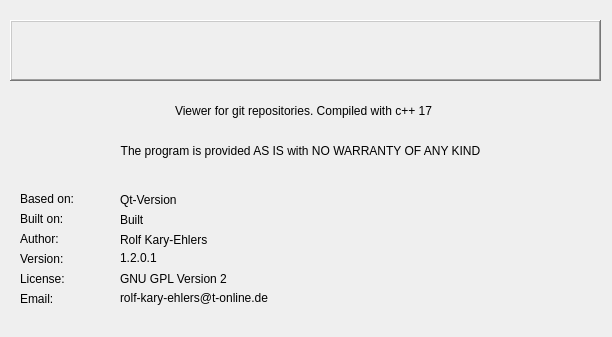
<?xml version="1.0" encoding="UTF-8"?>
<ui version="4.0">
 <class>AboutDlg</class>
 <widget class="QDialog" name="AboutDlg">
  <property name="geometry">
   <rect>
    <x>0</x>
    <y>0</y>
    <width>612</width>
    <height>337</height>
   </rect>
  </property>
  <property name="windowTitle">
   <string>Dialog</string>
  </property>
  <widget class="QLabel" name="labelAuthor">
   <property name="geometry">
    <rect>
     <x>20</x>
     <y>230</y>
     <width>71</width>
     <height>17</height>
    </rect>
   </property>
   <property name="text">
    <string>Author:</string>
   </property>
  </widget>
  <widget class="QLabel" name="textAuthor">
   <property name="geometry">
    <rect>
     <x>120</x>
     <y>230</y>
     <width>471</width>
     <height>20</height>
    </rect>
   </property>
   <property name="text">
    <string>Rolf Kary-Ehlers</string>
   </property>
  </widget>
  <widget class="QLabel" name="labelVersion">
   <property name="geometry">
    <rect>
     <x>20</x>
     <y>250</y>
     <width>81</width>
     <height>17</height>
    </rect>
   </property>
   <property name="text">
    <string>Version:</string>
   </property>
  </widget>
  <widget class="QLabel" name="textVersion">
   <property name="geometry">
    <rect>
     <x>120</x>
     <y>250</y>
     <width>471</width>
     <height>16</height>
    </rect>
   </property>
   <property name="text">
    <string>1.2.0.1</string>
   </property>
  </widget>
  <widget class="QLabel" name="labelLicense">
   <property name="geometry">
    <rect>
     <x>20</x>
     <y>270</y>
     <width>81</width>
     <height>17</height>
    </rect>
   </property>
   <property name="text">
    <string>License:</string>
   </property>
  </widget>
  <widget class="QLabel" name="textLicense">
   <property name="geometry">
    <rect>
     <x>120</x>
     <y>270</y>
     <width>471</width>
     <height>17</height>
    </rect>
   </property>
   <property name="text">
    <string>GNU GPL Version 2</string>
   </property>
  </widget>
  <widget class="QLabel" name="labelTitle">
   <property name="geometry">
    <rect>
     <x>10</x>
     <y>20</y>
     <width>591</width>
     <height>61</height>
    </rect>
   </property>
   <property name="font">
    <font>
     <family>Comic Sans MS</family>
     <pointsize>18</pointsize>
     <weight>75</weight>
     <italic>true</italic>
     <bold>true</bold>
    </font>
   </property>
   <property name="frameShape">
    <enum>QFrame::WinPanel</enum>
   </property>
   <property name="frameShadow">
    <enum>QFrame::Raised</enum>
   </property>
   <property name="text">
    <string/>
   </property>
   <property name="alignment">
    <set>Qt::AlignCenter</set>
   </property>
  </widget>
  <widget class="QPushButton" name="pushButton">
   <property name="geometry">
    <rect>
     <x>20</x>
     <y>30</y>
     <width>41</width>
     <height>41</height>
    </rect>
   </property>
   <property name="text">
    <string/>
   </property>
   <property name="icon">
    <iconset resource="resource.qrc">
     <normaloff>:/resource/logo@2x.png</normaloff>:/resource/logo@2x.png</iconset>
   </property>
   <property name="iconSize">
    <size>
     <width>36</width>
     <height>36</height>
    </size>
   </property>
   <property name="checkable">
    <bool>false</bool>
   </property>
   <property name="checked">
    <bool>false</bool>
   </property>
   <property name="default">
    <bool>false</bool>
   </property>
   <property name="flat">
    <bool>true</bool>
   </property>
  </widget>
  <widget class="QLabel" name="textWarranty">
   <property name="geometry">
    <rect>
     <x>10</x>
     <y>140</y>
     <width>581</width>
     <height>21</height>
    </rect>
   </property>
   <property name="text">
    <string>The program is provided AS IS with NO WARRANTY OF ANY KIND</string>
   </property>
   <property name="alignment">
    <set>Qt::AlignCenter</set>
   </property>
  </widget>
  <widget class="QLabel" name="labelEmail">
   <property name="geometry">
    <rect>
     <x>20</x>
     <y>290</y>
     <width>54</width>
     <height>17</height>
    </rect>
   </property>
   <property name="text">
    <string>Email:</string>
   </property>
  </widget>
  <widget class="QLabel" name="textEmail">
   <property name="geometry">
    <rect>
     <x>120</x>
     <y>290</y>
     <width>471</width>
     <height>17</height>
    </rect>
   </property>
   <property name="text">
    <string>rolf-kary-ehlers@t-online.de</string>
   </property>
   <property name="openExternalLinks">
    <bool>true</bool>
   </property>
   <property name="textInteractionFlags">
    <set>Qt::LinksAccessibleByKeyboard|Qt::LinksAccessibleByMouse|Qt::TextBrowserInteraction|Qt::TextSelectableByKeyboard|Qt::TextSelectableByMouse</set>
   </property>
  </widget>
  <widget class="QLabel" name="textDescription">
   <property name="geometry">
    <rect>
     <x>13</x>
     <y>90</y>
     <width>581</width>
     <height>41</height>
    </rect>
   </property>
   <property name="text">
    <string>Viewer for git repositories. Compiled with c++ 17</string>
   </property>
   <property name="alignment">
    <set>Qt::AlignCenter</set>
   </property>
   <property name="wordWrap">
    <bool>true</bool>
   </property>
  </widget>
  <widget class="QLabel" name="textBuildDate">
   <property name="geometry">
    <rect>
     <x>120</x>
     <y>210</y>
     <width>481</width>
     <height>20</height>
    </rect>
   </property>
   <property name="text">
    <string>Built</string>
   </property>
  </widget>
  <widget class="QLabel" name="labelBuildDate">
   <property name="geometry">
    <rect>
     <x>20</x>
     <y>210</y>
     <width>81</width>
     <height>17</height>
    </rect>
   </property>
   <property name="text">
    <string>Built on:</string>
   </property>
  </widget>
  <widget class="QLabel" name="labelBased_on">
   <property name="geometry">
    <rect>
     <x>20</x>
     <y>190</y>
     <width>81</width>
     <height>17</height>
    </rect>
   </property>
   <property name="text">
    <string>Based on:</string>
   </property>
  </widget>
  <widget class="QLabel" name="textBased_on">
   <property name="geometry">
    <rect>
     <x>120</x>
     <y>190</y>
     <width>481</width>
     <height>20</height>
    </rect>
   </property>
   <property name="text">
    <string>Qt-Version </string>
   </property>
  </widget>
 </widget>
 <resources>
  <include location="resource.qrc"/>
 </resources>
 <connections/>
</ui>
